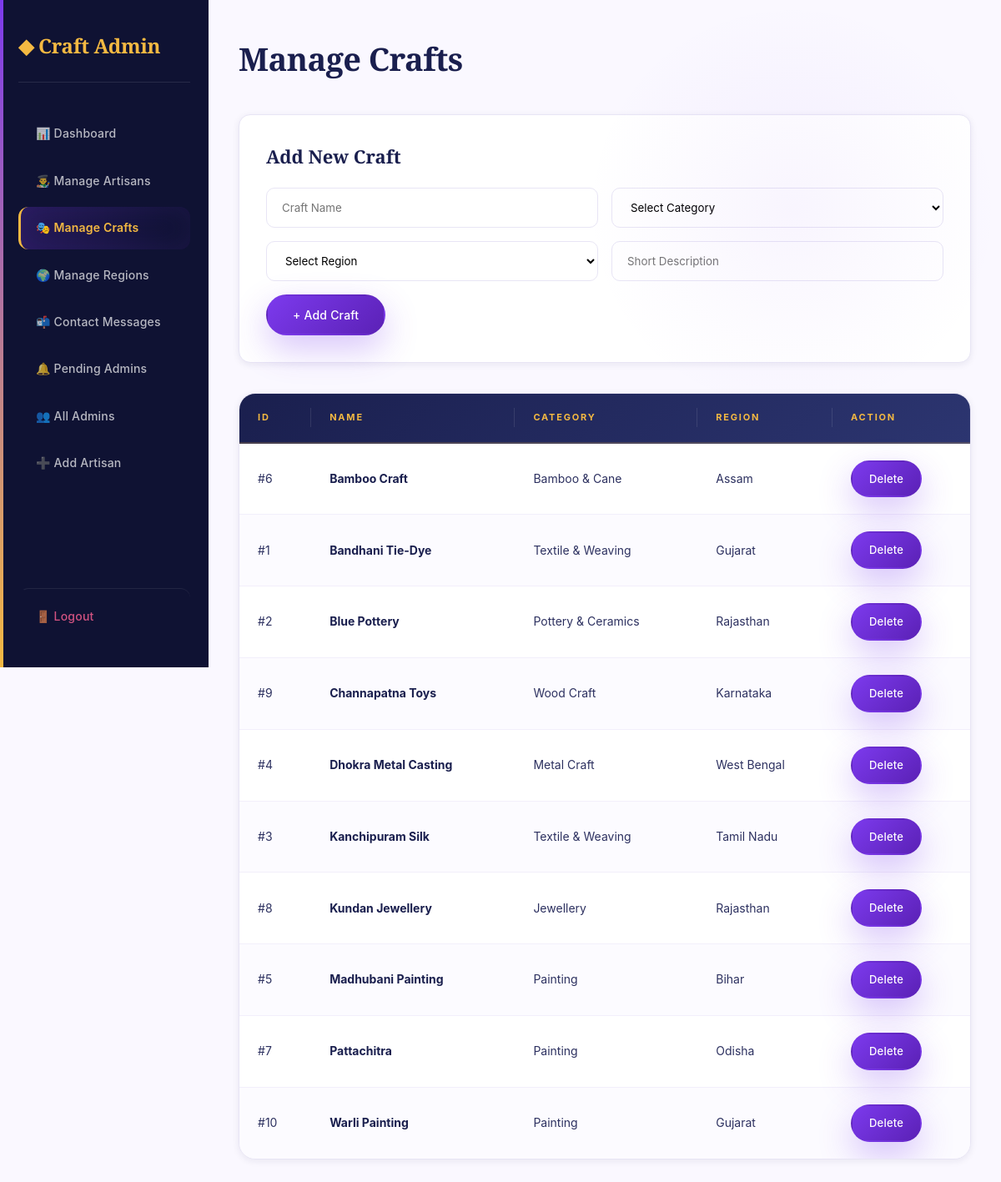
/admin/manage-crafts.php (signed in), run on the app's committed database.
### tables this page shows
CREATE TABLE crafts (
    id INT AUTO_INCREMENT PRIMARY KEY,
    craft_name VARCHAR(150) NOT NULL,
    category_id INT,
    region_id INT,
    description TEXT,
    image VARCHAR(255) DEFAULT NULL,
    created_at TIMESTAMP DEFAULT CURRENT_TIMESTAMP,
    FOREIGN KEY (category_id) REFERENCES categories(id) ON DELETE SET NULL,
    FOREIGN KEY (region_id) REFERENCES regions(id) ON DELETE SET NULL,
    INDEX idx_craft_category (category_id),
    INDEX idx_craft_region (region_id)
);

CREATE TABLE categories (
    id INT AUTO_INCREMENT PRIMARY KEY,
    category_name VARCHAR(100) NOT NULL,
    slug VARCHAR(120) NOT NULL UNIQUE
);

CREATE TABLE regions (
    id INT AUTO_INCREMENT PRIMARY KEY,
    state_name VARCHAR(100) NOT NULL,
    zone VARCHAR(50) NOT NULL,
    INDEX idx_zone (zone)
);

### includes/functions.php (called while the page is built, shortened)
<?php
function e($str) {
    return htmlspecialchars($str ?? '', ENT_QUOTES, 'UTF-8');
}
?>

### admin/manage-crafts.php (the view, shortened to what this page needs)
<?php
include '../includes/db.php';
include '../includes/functions.php';
$crafts = $conn->query("SELECT c.*, cat.category_name, r.state_name
                        FROM crafts c
                        LEFT JOIN categories cat ON c.category_id=cat.id
                        LEFT JOIN regions r ON c.region_id=r.id
                        ORDER BY c.craft_name");
?>
<!DOCTYPE html>
<html>
<head>
<link rel="stylesheet" href="../assets/css/style.css">
</head>
<body class="admin-body">
<aside class="admin-side">
  <h3>◆ Craft Admin</h3>
  <a href="dashboard.php"       class="<?= basename($_SERVER['PHP_SELF'])=='dashboard.php'?'active':'' ?>">📊 Dashboard</a>
  <a href="manage-artisans.php" class="<?= basename($_SERVER['PHP_SELF'])=='manage-artisans.php'?'active':'' ?>">👨‍🎨 Manage Artisans</a>
  <a href="manage-crafts.php"   class="<?= basename($_SERVER['PHP_SELF'])=='manage-crafts.php'?'active':'' ?>">🎭 Manage Crafts</a>
  <a href="manage-regions.php"  class="<?= basename($_SERVER['PHP_SELF'])=='manage-regions.php'?'active':'' ?>">🌍 Manage Regions</a>
  <a href="manage-contacts.php" class="<?= basename($_SERVER['PHP_SELF'])=='manage-contacts.php'?'active':'' ?>">📬 Contact Messages</a>
  <a href="pending-admins.php"  class="<?= basename($_SERVER['PHP_SELF'])=='pending-admins.php'?'active':'' ?>">🔔 Pending Admins</a>
  <a href="manage-admins.php"   class="<?= basename($_SERVER['PHP_SELF'])=='manage-admins.php'?'active':'' ?>">👥 All Admins</a>
  <a href="add-artisan.php"     class="<?= basename($_SERVER['PHP_SELF'])=='add-artisan.php'?'active':'' ?>">➕ Add Artisan</a>
  <a href="logout.php">🚪 Logout</a>
</aside>
<main class="admin-main">
  <h1>Manage Crafts</h1>
  <div style="background:#fff;padding:32px;border-radius:14px;border:1px solid var(--border);margin-bottom:36px;box-shadow:var(--shadow-sm);">
    <h2 style="font-family:var(--font-display);font-size:22px;color:var(--indigo);margin-bottom:20px;">Add New Craft</h2>
    <form method="POST" style="display:grid;grid-template-columns:1fr 1fr;gap:16px;">
      <input type="text" name="craft_name" placeholder="Craft Name" required
             style="padding:14px 18px;border:1.5px solid var(--border);border-radius:10px;background:var(--cream);font-family:inherit;">
      <select name="category_id" required
              style="padding:14px 18px;border:1.5px solid var(--border);border-radius:10px;background:var(--cream);font-family:inherit;">
        <option value="">Select Category</option>
      </select>
      <select name="region_id" required
              style="padding:14px 18px;border:1.5px solid var(--border);border-radius:10px;background:var(--cream);font-family:inherit;">
        <option value="">Select Region</option>
      </select>
      <input type="text" name="description" placeholder="Short Description" required
             style="padding:14px 18px;border:1.5px solid var(--border);border-radius:10px;background:var(--cream);font-family:inherit;">
      <button class="btn btn-primary" name="add" style="grid-column:1/-1;justify-self:start;">+ Add Craft</button>
    </form>
  </div>
  <table class="admin-table">
    <thead><tr><th>ID</th><th>Name</th><th>Category</th><th>Region</th><th>Action</th></tr></thead>
    <tbody>
      <?php while($c = $crafts->fetch_assoc()): ?>
      <tr>
        <td>#<?= $c['id'] ?></td>
        <td><strong style="color:var(--indigo);"><?= e($c['craft_name']) ?></strong></td>
        <td><?= e($c['category_name']) ?></td>
        <td><?= e($c['state_name']) ?></td>
        <td>
          <a href="?delete=<?= $c['id'] ?>" class="btn btn-sm btn-primary"
             onclick="return confirm('Delete this craft?')">Delete</a>
        </td>
      </tr>
      <?php endwhile; ?>
    </tbody>
  </table>
</main>
</body>
</html>

### data on the page
crafts: id "6", craft_name "Bamboo Craft", category.category_name "Bamboo & Cane", region.state_name "Assam"
crafts: id "1", craft_name "Bandhani Tie-Dye", category.category_name "Textile & Weaving", region.state_name "Gujarat"
crafts: id "2", craft_name "Blue Pottery", category.category_name "Pottery & Ceramics", region.state_name "Rajasthan"
crafts: id "9", craft_name "Channapatna Toys", category.category_name "Wood Craft", region.state_name "Karnataka"
crafts: id "4", craft_name "Dhokra Metal Casting", category.category_name "Metal Craft", region.state_name "West Bengal"
crafts: id "3", craft_name "Kanchipuram Silk", category.category_name "Textile & Weaving", region.state_name "Tamil Nadu"
crafts: id "8", craft_name "Kundan Jewellery", category.category_name "Jewellery", region.state_name "Rajasthan"
crafts: id "5", craft_name "Madhubani Painting", category.category_name "Painting", region.state_name "Bihar"
crafts: id "7", craft_name "Pattachitra", category.category_name "Painting", region.state_name "Odisha"
crafts: id "10", craft_name "Warli Painting", category.category_name "Painting", region.state_name "Gujarat"
